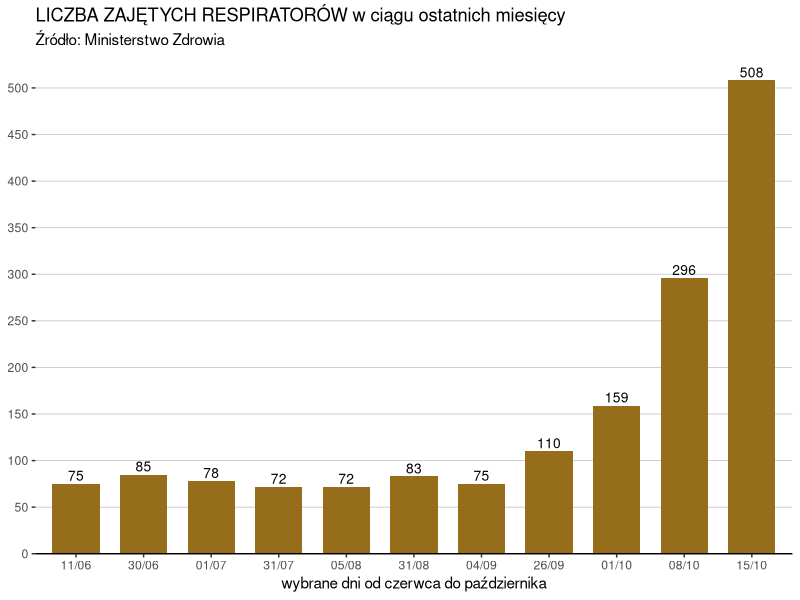

Write the R code that produced this figure.
## ---- chunk 1
pdf.options(encoding = 'ISOLatin2.enc')
library("dplyr")
library("ggplot2")
dane <- data.frame(id = 1:11, daty = c("11/06", "30/06", "01/07", "31/07", "05/08", "31/08", "04/09", "26/09", "01/10", "08/10", "15/10"), liczby_respiratorow = c(75, 85, 78, 72, 72, 83, 75, 110, 159, 296, 508))
dane$daty <- factor(dane$daty, levels = c("11/06", "30/06", "01/07", "31/07", "05/08", "31/08", "04/09", "26/09", "01/10", "08/10", "15/10"))
## ---- chunk 2
ggplot(dane, aes(x = daty, y = liczby_respiratorow)) +
  geom_col(fill = "#956D1B", width = 0.7) +
  labs(
    x = "wybrane dni od czerwca do października",
    title = "LICZBA ZAJĘTYCH RESPIRATORÓW w ciągu ostatnich miesięcy",
    subtitle = "Źródło: Ministerstwo Zdrowia") +
  geom_text(aes(label = liczby_respiratorow), vjust=-0.3, size=3.5) +
  scale_y_continuous(
    name = NULL,
    breaks = seq(0, 500, 50),
    limits = c(0, NA),
    expand = expansion(mult = c(0, 0.05))) +
  theme(
    axis.line.y = element_blank(),
    axis.line.x = element_line(size = 0.5, linetype = "solid", colour = "black"),
    panel.grid.major.x = element_blank(),
    panel.grid.minor.y = element_blank(),
    panel.grid.major.y = element_line(size = 0.25, linetype = "solid", colour = "gray"),
    panel.background = element_rect(fill = "white", colour = "white")
  )
